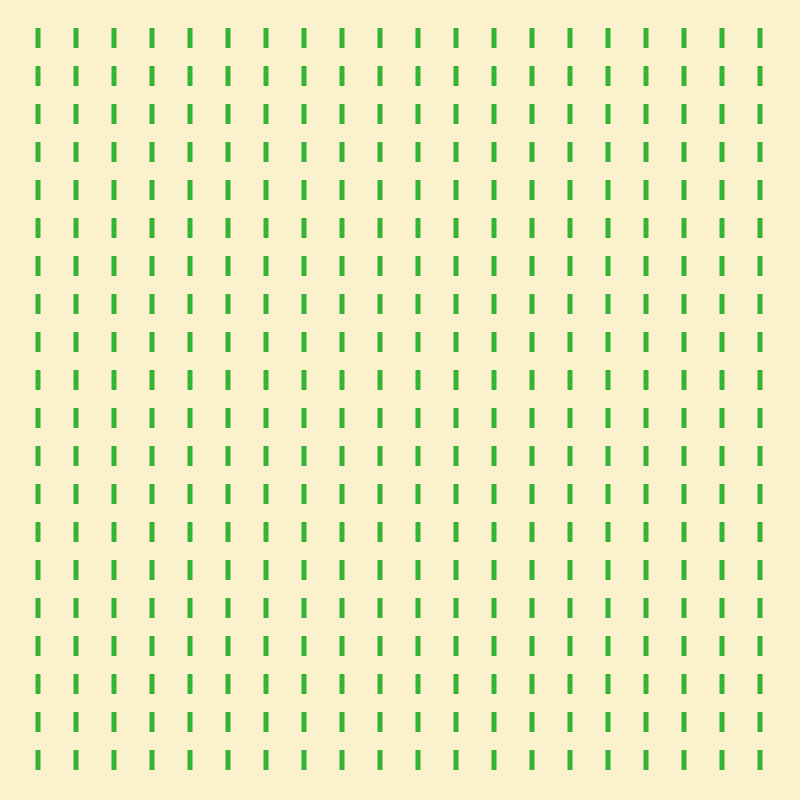
Frame 1 (no input)
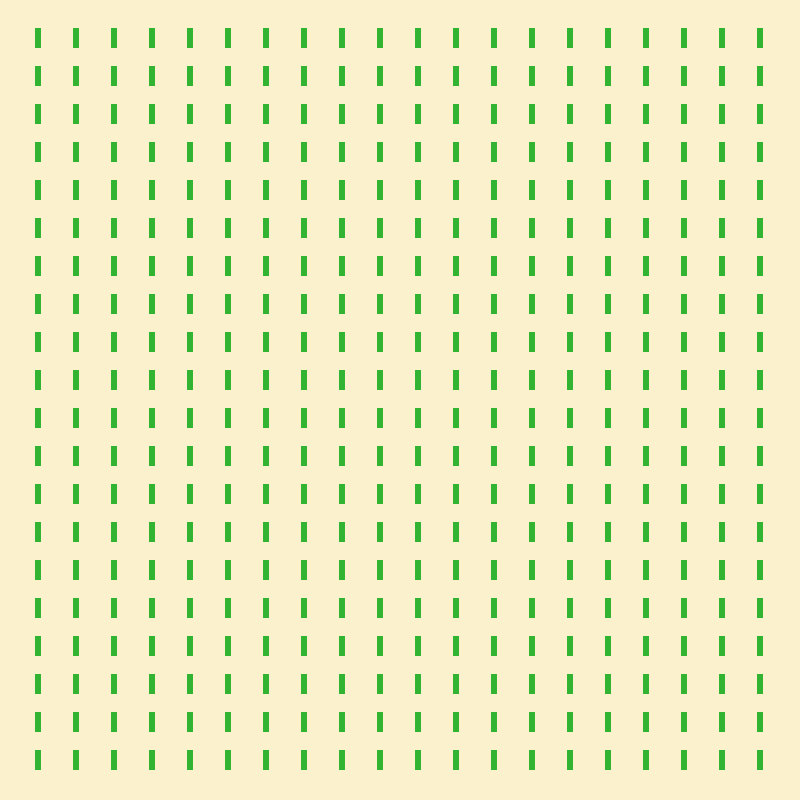
Frame 60 (the mouse pressed at the canvas centre just before this capture)
Frame 120 (the mouse held since frame 60 and released just before this capture): identical to frame 60, image omitted

The Processing sketch that drew these frames (run headless with seeded random() and noise(); from frame 60 on, the mouse is pressed at the canvas centre):

// Processing sketch: question_2
// ── question_2.pde
/*
Using your Grass class and drawGrass() function, write a new function that draws an n by m grid of blades of grass in the output window.
Your function should have two input parameters (the n and m values).
*/

//////////////////////
// Globals
//////////////////////

final color backgroundColour = color(252, 241, 205);
final color grassColour = color(50, 180, 50);

int bladesWide = 20; //n
int bladesHigh = 20; //m
float bladesX;
float bladesY;

//////////////////////
// Classes
//////////////////////

class Grass {
    float x;
    float y;
}

//////////////////////
// Setup
//////////////////////

void setup() {
    size(800, 800);
    background(backgroundColour);

    bladesX = (width - (width / bladesWide)) / bladesWide;
    bladesY = (height - (height / bladesHigh)) / bladesHigh;
}

//////////////////////
// Drawing
//////////////////////

void draw() {
    drawGrassField(bladesWide, bladesHigh);
}

void drawGrassField(int n, int m) {
    for (int wideCount = 0; wideCount < n; wideCount++) {
        for(int heightCount = 0; heightCount < m; heightCount++) {
            Grass newGrass = new Grass();
            newGrass.x = bladesX + bladesX*wideCount;
            newGrass.y = bladesY + bladesY*heightCount;
            drawGrass(newGrass);
        }
    }
}

void drawGrass(Grass bladeOfGrass) {
    rectMode(CENTER);
    noStroke();
    fill(grassColour);

    rect(bladeOfGrass.x, bladeOfGrass.y, 5, 20);
}
